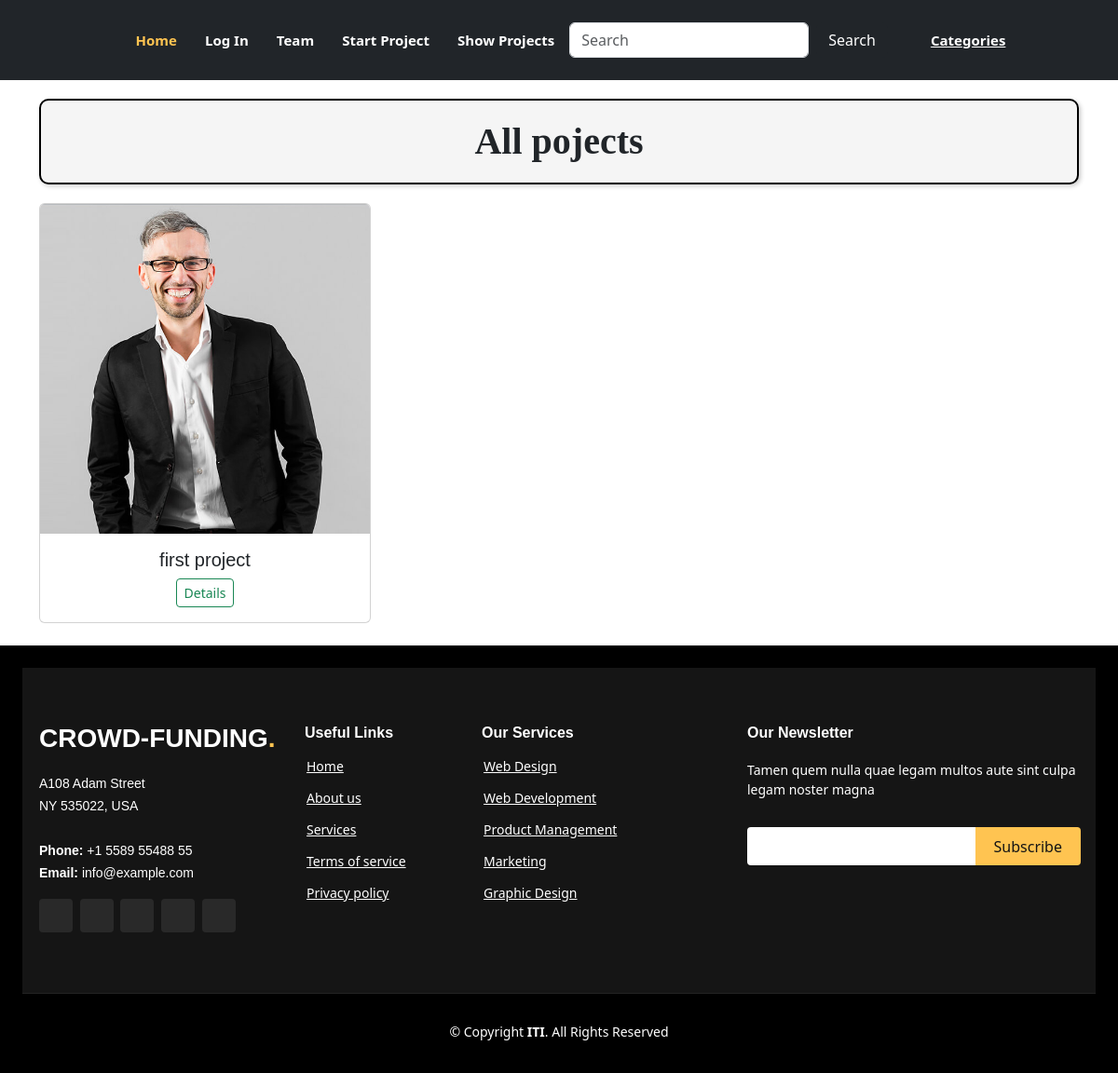
The app's page /list/, older data.
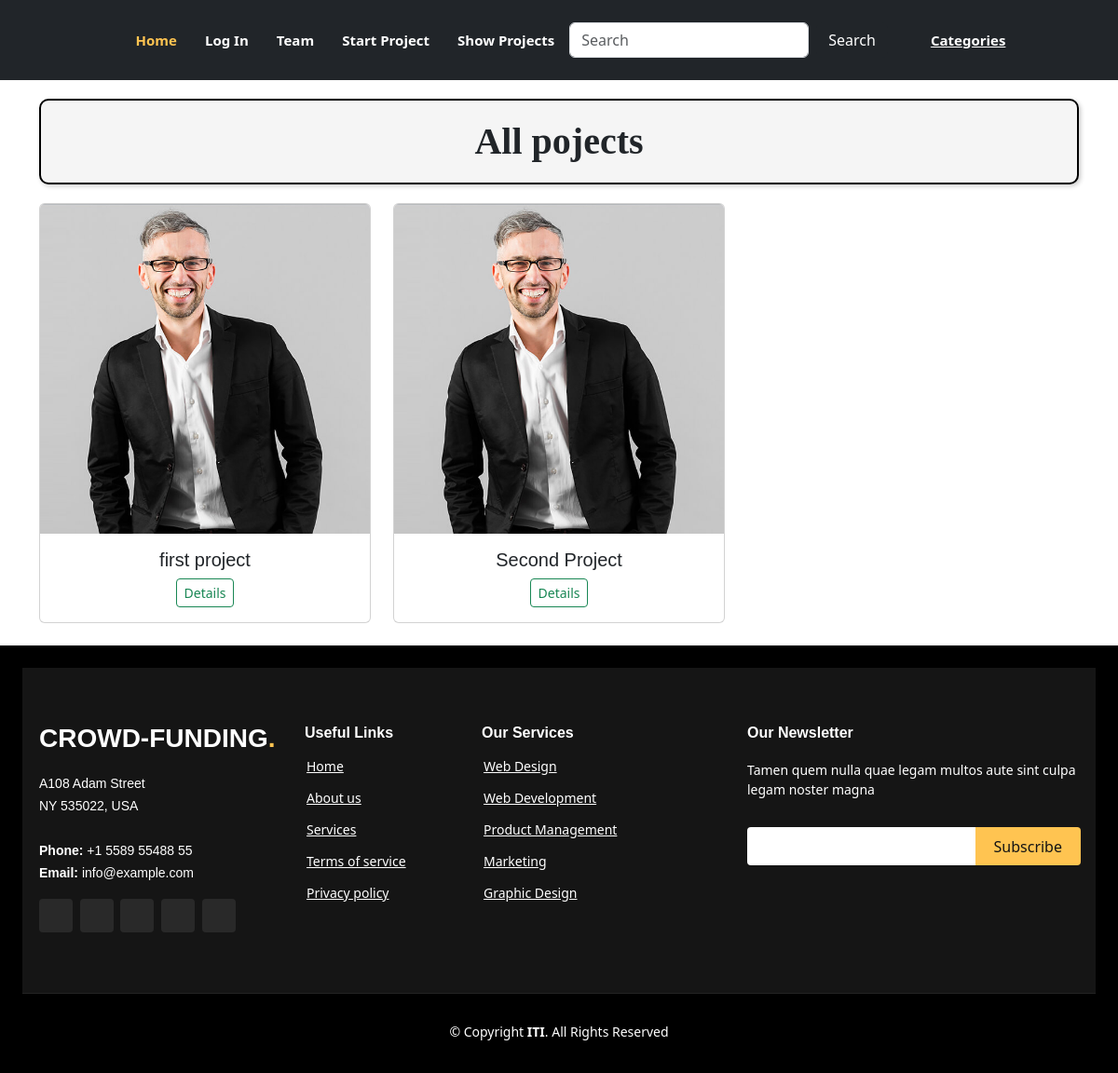
The same page, newer data.
### myapp/models.py (models this page shows)
class Project(models.Model):
    title = models.CharField(max_length=200)
    details = models.TextField()
    tags = models.ManyToManyField(Tag)  # Many-to-many relationship with Tag model
    category = models.ForeignKey(Category, on_delete=models.CASCADE)
    total_target = models.DecimalField(max_digits=10, decimal_places=2)
    start_time = models.DateTimeField()
    end_time = models.DateTimeField()
    creator = models.ForeignKey(User, on_delete=models.CASCADE)
    images=models.ImageField(blank=True)

### myapp/views.py (the view)
# urls.py: path('list/', project_list, name='list'),
def project_list(request):
    projects = Project.objects.all()
    return render(request, 'myapp/project_list.html', {'projects': projects})

### myapp/templates/myapp/project_list.html (shortened to what this page needs)
{% extends "base.html" %}
{% load static %}
{% block 'Section' %}
    <div class="container">
        <h1 style="background-color: whitesmoke;
    font-family: Century Gothic;
    font-size: 2.5rem;
    font-weight: bold;
    padding: 20px;
    border: 2px solid black;
    border-radius: 10px;
    box-shadow: 2px 2px 5px rgba(0, 0, 0, 0.2);
    text-align: center;
    margin-top: 20px;
    margin-bottom: 20px;">All pojects</h1>
    <div class="row">
        {% for project in projects %}
            <div class="col-md-4">
                <div class="card mb-4 box-shadow">
                    <a  href="{% url 'project-detail' project.id %}"><img class="card-img-top" src="../../../static/img/team-1.jpg" alt="{{ project.title }}"></a>
                    <div class="card-body d-flex flex-column align-items-center justify-content-center">
                        <h5 class="card-title">{{ project.title }}</h5>
                        <div class="btn-group">
                            <a href="{% url 'project-detail' project.id %}" class="btn btn-sm btn-outline-success">Details</a>
                        </div>
                    </div>
                </div>
            </div>
        {% endfor %}
    </div>
</div>
{% endblock %}

Row changes from the older to the newer data that the page shows:
added Project: title "Second Project"
